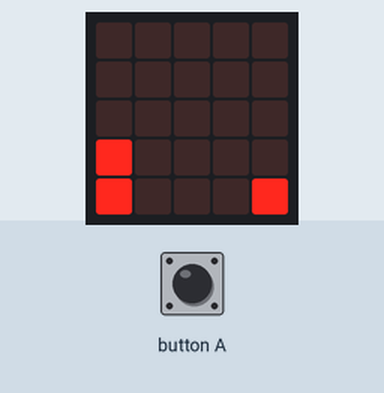
Simulated run of this program. Board: BBC micro:bit (MakeCode). On the bench: the board's 5×5 LED display. The test bench sets the inputs (shaded band).

Above: at 6.2 s.
6.3 s: button A pressed for 0.15 s
At 6.9 s:
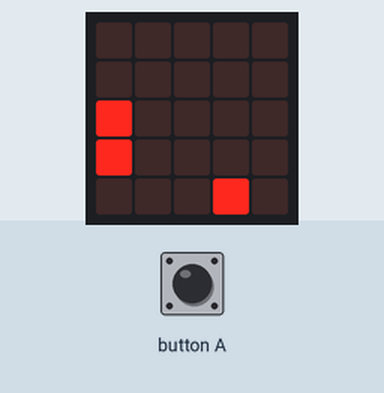
7.0 s: button A pressed for 0.15 s
At 8.2 s:
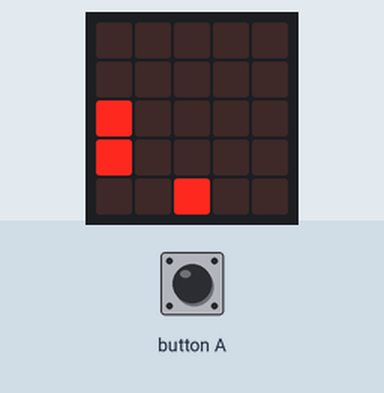
9.9 s: button A pressed for 0.15 s
At 11.0 s:
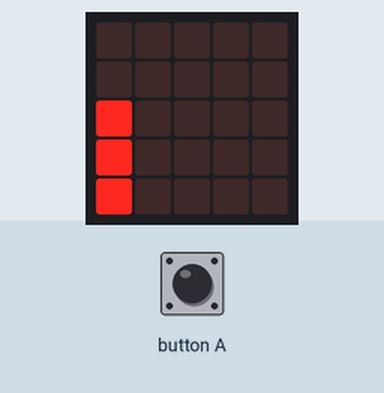
12.7 s: button A pressed 2 times (0.12 s each, 0.3 s apart)
At 14.7 s:
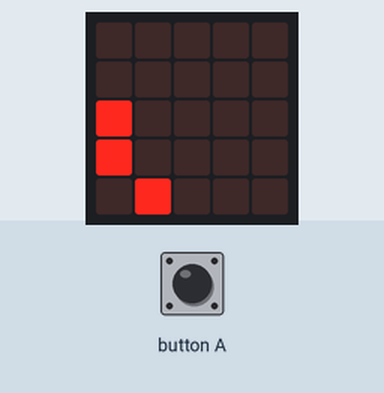
Timing chart, 0 to 16.2 s (numbered marks = the images above; inputs shaded):
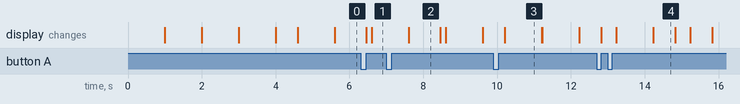

The program:

main.ts
```typescript
input.onButtonPressed(Button.A, function () {
    Cabesaurio.change(LedSpriteProperty.Y, -1)
    Patasaurio.change(LedSpriteProperty.Y, -1)
    basic.pause(1000)
    Cabesaurio.change(LedSpriteProperty.Y, 1)
    Patasaurio.change(LedSpriteProperty.Y, 1)
})
function Piedrita () {
    Piedra = game.createSprite(4, 4)
    for (let index = 0; index < 4; index++) {
        basic.pause(1000)
        Piedra.change(LedSpriteProperty.X, -1)
        if (Piedra.isTouching(Patasaurio)) {
            basic.showIcon(IconNames.Sad)
        }
    }
}
let Piedra: game.LedSprite = null
let Patasaurio: game.LedSprite = null
let Cabesaurio: game.LedSprite = null
Cabesaurio = game.createSprite(0, 3)
Patasaurio = game.createSprite(0, 4)
Piedrita()
basic.forever(function () {
    if (Piedra.isTouchingEdge()) {
        basic.pause(1000)
        Piedra.delete()
        Piedrita()
    }
})
```

test.ts
```typescript
// aquí va el archivo "tests"; esto no se compilará cuando este paquete se utilice como una extensión.
```

Measured:
- after the input at 6.3 s, the display: first changes after 0.15 s (image 1 shows a later state)
- after the input at 7.0 s, the display: changes after 0.60 s (image 2)
- after the input at 9.9 s, the display: changes after 0.31 s (image 3)
- after the input at 12.7 s, the display: first changes after 0.12 s (image 4 shows a later state)
- what the display in image 2 shows lasts 0.9 s, from 7.6 s to 8.5 s
- what the display in image 3 shows lasts 1.0 s, from 10.2 s to 11.2 s
- what the display in image 4 shows lasts 0.6 s, from 14.2 s to 14.8 s
